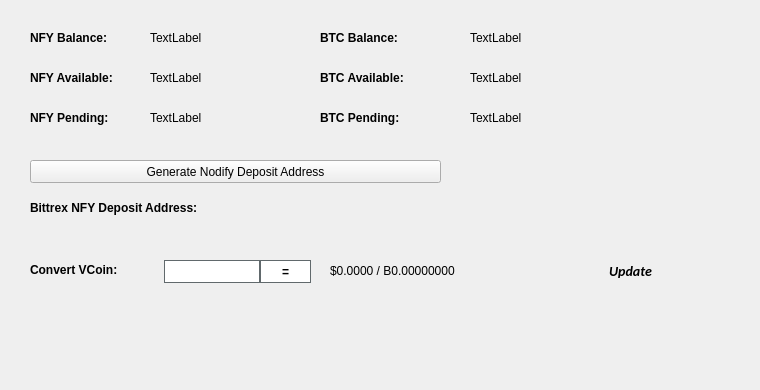
   <widget class="QWidget" name="BalanceTab">
    <attribute name="title">
     <string>Balance</string>
    </attribute>
    <widget class="QLabel" name="BitcoinBalanceLabel">
     <property name="geometry">
      <rect>
       <x>470</x>
       <y>30</y>
       <width>150</width>
       <height>16</height>
      </rect>
     </property>
     <property name="text">
      <string>TextLabel</string>
     </property>
    </widget>
    <widget class="QLabel" name="NFYBalanceLabel">
     <property name="geometry">
      <rect>
       <x>150</x>
       <y>30</y>
       <width>150</width>
       <height>16</height>
      </rect>
     </property>
     <property name="text">
      <string>TextLabel</string>
     </property>
    </widget>
    <widget class="QLabel" name="label_11">
     <property name="geometry">
      <rect>
       <x>30</x>
       <y>30</y>
       <width>101</width>
       <height>16</height>
      </rect>
     </property>
     <property name="font">
      <font>
       <weight>75</weight>
       <bold>true</bold>
      </font>
     </property>
     <property name="text">
      <string>NFY Balance:</string>
     </property>
    </widget>
    <widget class="QLabel" name="label_12">
     <property name="geometry">
      <rect>
       <x>320</x>
       <y>30</y>
       <width>101</width>
       <height>16</height>
      </rect>
     </property>
     <property name="font">
      <font>
       <weight>75</weight>
       <bold>true</bold>
      </font>
     </property>
     <property name="text">
      <string>BTC Balance:</string>
     </property>
    </widget>
    <widget class="QLabel" name="NFYAvailableLabel_2">
     <property name="geometry">
      <rect>
       <x>150</x>
       <y>70</y>
       <width>150</width>
       <height>16</height>
      </rect>
     </property>
     <property name="text">
      <string>TextLabel</string>
     </property>
    </widget>
    <widget class="QLabel" name="label_13">
     <property name="geometry">
      <rect>
       <x>30</x>
       <y>70</y>
       <width>111</width>
       <height>16</height>
      </rect>
     </property>
     <property name="font">
      <font>
       <weight>75</weight>
       <bold>true</bold>
      </font>
     </property>
     <property name="text">
      <string>NFY Available:</string>
     </property>
    </widget>
    <widget class="QLabel" name="label_14">
     <property name="geometry">
      <rect>
       <x>30</x>
       <y>110</y>
       <width>101</width>
       <height>16</height>
      </rect>
     </property>
     <property name="font">
      <font>
       <weight>75</weight>
       <bold>true</bold>
      </font>
     </property>
     <property name="text">
      <string>NFY Pending:</string>
     </property>
    </widget>
    <widget class="QLabel" name="NFYPendingLabel">
     <property name="geometry">
      <rect>
       <x>150</x>
       <y>110</y>
       <width>150</width>
       <height>16</height>
      </rect>
     </property>
     <property name="text">
      <string>TextLabel</string>
     </property>
    </widget>
    <widget class="QLabel" name="label_15">
     <property name="geometry">
      <rect>
       <x>320</x>
       <y>70</y>
       <width>111</width>
       <height>16</height>
      </rect>
     </property>
     <property name="font">
      <font>
       <weight>75</weight>
       <bold>true</bold>
      </font>
     </property>
     <property name="text">
      <string>BTC Available:</string>
     </property>
    </widget>
    <widget class="QLabel" name="BitcoinAvailableLabel">
     <property name="geometry">
      <rect>
       <x>470</x>
       <y>70</y>
       <width>150</width>
       <height>16</height>
      </rect>
     </property>
     <property name="text">
      <string>TextLabel</string>
     </property>
    </widget>
    <widget class="QLabel" name="label_31">
     <property name="geometry">
      <rect>
       <x>320</x>
       <y>110</y>
       <width>111</width>
       <height>16</height>
      </rect>
     </property>
     <property name="font">
      <font>
       <weight>75</weight>
       <bold>true</bold>
      </font>
     </property>
     <property name="text">
      <string>BTC Pending:</string>
     </property>
    </widget>
    <widget class="QLabel" name="BitcoinPendingLabel">
     <property name="geometry">
      <rect>
       <x>470</x>
       <y>110</y>
       <width>150</width>
       <height>16</height>
      </rect>
     </property>
     <property name="text">
      <string>TextLabel</string>
     </property>
    </widget>
    <widget class="QLabel" name="label_33">
     <property name="geometry">
      <rect>
       <x>30</x>
       <y>200</y>
       <width>221</width>
       <height>16</height>
      </rect>
     </property>
     <property name="font">
      <font>
       <weight>75</weight>
       <bold>true</bold>
      </font>
     </property>
     <property name="text">
      <string>Bittrex NFY Deposit Address:</string>
     </property>
    </widget>
    <widget class="QPushButton" name="GenDepositBTN">
     <property name="geometry">
      <rect>
       <x>30</x>
       <y>160</y>
       <width>411</width>
       <height>23</height>
      </rect>
     </property>
     <property name="text">
      <string>Generate Nodify Deposit Address</string>
     </property>
     <property name="icon">
      <iconset resource="../nodify.qrc">
       <normaloff>:/icons/bitcoin</normaloff>:/icons/bitcoin</iconset>
     </property>
    </widget>
    <widget class="QLabel" name="DepositAddressLabel">
     <property name="geometry">
      <rect>
       <x>200</x>
       <y>200</y>
       <width>261</width>
       <height>16</height>
      </rect>
     </property>
     <property name="palette">
      <palette>
       <active>
        <colorrole role="WindowText">
         <brush brushstyle="SolidPattern">
          <color alpha="255">
           <red>0</red>
           <green>0</green>
           <blue>0</blue>
          </color>
         </brush>
        </colorrole>
        <colorrole role="Text">
         <brush brushstyle="SolidPattern">
          <color alpha="255">
           <red>0</red>
           <green>0</green>
           <blue>255</blue>
          </color>
         </brush>
        </colorrole>
       </active>
       <inactive>
        <colorrole role="WindowText">
         <brush brushstyle="SolidPattern">
          <color alpha="255">
           <red>0</red>
           <green>0</green>
           <blue>0</blue>
          </color>
         </brush>
        </colorrole>
        <colorrole role="Text">
         <brush brushstyle="SolidPattern">
          <color alpha="255">
           <red>0</red>
           <green>0</green>
           <blue>255</blue>
          </color>
         </brush>
        </colorrole>
       </inactive>
       <disabled>
        <colorrole role="WindowText">
         <brush brushstyle="SolidPattern">
          <color alpha="255">
           <red>120</red>
           <green>120</green>
           <blue>120</blue>
          </color>
         </brush>
        </colorrole>
        <colorrole role="Text">
         <brush brushstyle="SolidPattern">
          <color alpha="255">
           <red>120</red>
           <green>120</green>
           <blue>120</blue>
          </color>
         </brush>
        </colorrole>
       </disabled>
      </palette>
     </property>
     <property name="font">
      <font>
       <weight>75</weight>
       <bold>true</bold>
      </font>
     </property>
     <property name="text">
      <string/>
     </property>
     <property name="alignment">
      <set>Qt::AlignRight|Qt::AlignTrailing|Qt::AlignVCenter</set>
     </property>
     <property name="textInteractionFlags">
      <set>Qt::LinksAccessibleByMouse|Qt::TextSelectableByKeyboard|Qt::TextSelectableByMouse</set>
     </property>
    </widget>
    <widget class="QLabel" name="label_8">
     <property name="geometry">
      <rect>
       <x>460</x>
       <y>300</y>
       <width>281</width>
       <height>81</height>
      </rect>
     </property>
     <property name="text">
      <string/>
     </property>
     <property name="pixmap">
      <pixmap>:/images/bittrex</pixmap>
     </property>
    </widget>
    <widget class="QWidget" name="widgetConversion" native="true">
     <property name="geometry">
      <rect>
       <x>0</x>
       <y>250</y>
       <width>751</width>
       <height>43</height>
      </rect>
     </property>
     <property name="minimumSize">
      <size>
       <width>0</width>
       <height>43</height>
      </size>
     </property>
     <property name="styleSheet">
      <string notr="true"/>
     </property>
     <widget class="QPushButton" name="btnUpdateMarketData">
      <property name="geometry">
       <rect>
        <x>575</x>
        <y>0</y>
        <width>111</width>
        <height>41</height>
       </rect>
      </property>
      <property name="sizePolicy">
       <sizepolicy hsizetype="Expanding" vsizetype="Expanding">
        <horstretch>0</horstretch>
        <verstretch>0</verstretch>
       </sizepolicy>
      </property>
      <property name="font">
       <font>
        <family>calibri</family>
        <pointsize>-1</pointsize>
        <weight>75</weight>
        <italic>true</italic>
        <bold>true</bold>
       </font>
      </property>
      <property name="styleSheet">
       <string notr="true">margin:0px;text-align:center;padding:2px;border-radius:3px;font-style:italic;width:100px;font-size:14px;font-family:calibri;font-weight:600;</string>
      </property>
      <property name="text">
       <string>Update</string>
      </property>
      <property name="iconSize">
       <size>
        <width>150</width>
        <height>35</height>
       </size>
      </property>
      <property name="autoDefault">
       <bool>true</bool>
      </property>
      <property name="default">
       <bool>true</bool>
      </property>
     </widget>
     <widget class="QLabel" name="lblConvertVCoin">
      <property name="geometry">
       <rect>
        <x>30</x>
        <y>10</y>
        <width>131</width>
        <height>20</height>
       </rect>
      </property>
      <property name="styleSheet">
       <string notr="true"/>
      </property>
      <property name="text">
       <string>&lt;html&gt;&lt;head/&gt;&lt;body&gt;&lt;p&gt;&lt;span style=&quot; font-weight:600;&quot;&gt;Convert VCoin:&lt;/span&gt;&lt;/p&gt;&lt;/body&gt;&lt;/html&gt;</string>
      </property>
     </widget>
     <widget class="QLineEdit" name="txtConvertVCoinQty">
      <property name="geometry">
       <rect>
        <x>160</x>
        <y>10</y>
        <width>100</width>
        <height>23</height>
       </rect>
      </property>
      <property name="minimumSize">
       <size>
        <width>100</width>
        <height>23</height>
       </size>
      </property>
      <property name="maximumSize">
       <size>
        <width>100</width>
        <height>16777215</height>
       </size>
      </property>
      <property name="styleSheet">
       <string notr="true">border: 1px solid #61696c;margin-left:4px;</string>
      </property>
     </widget>
     <widget class="QPushButton" name="btnConvertNodify">
      <property name="geometry">
       <rect>
        <x>260</x>
        <y>10</y>
        <width>51</width>
        <height>23</height>
       </rect>
      </property>
      <property name="minimumSize">
       <size>
        <width>0</width>
        <height>23</height>
       </size>
      </property>
      <property name="styleSheet">
       <string notr="true">border:1px solid #61696c;background:white;font-weight:600;</string>
      </property>
      <property name="text">
       <string>=</string>
      </property>
     </widget>
     <widget class="QLabel" name="lblConvertVCoinResults">
      <property name="geometry">
       <rect>
        <x>330</x>
        <y>0</y>
        <width>201</width>
        <height>41</height>
       </rect>
      </property>
      <property name="styleSheet">
       <string notr="true"/>
      </property>
      <property name="text">
       <string>$0.0000 / B0.00000000</string>
      </property>
     </widget>
     <widget class="QLabel" name="iconOverviewUpdateWait">
      <property name="geometry">
       <rect>
        <x>670</x>
        <y>10</y>
        <width>24</width>
        <height>24</height>
       </rect>
      </property>
      <property name="text">
       <string/>
      </property>
      <property name="pixmap">
       <pixmap resource="../nodify.qrc">:/icons/transaction_1</pixmap>
      </property>
      <property name="scaledContents">
       <bool>true</bool>
      </property>
      <property name="alignment">
       <set>Qt::AlignCenter</set>
      </property>
     </widget>
    </widget>
   </widget>
